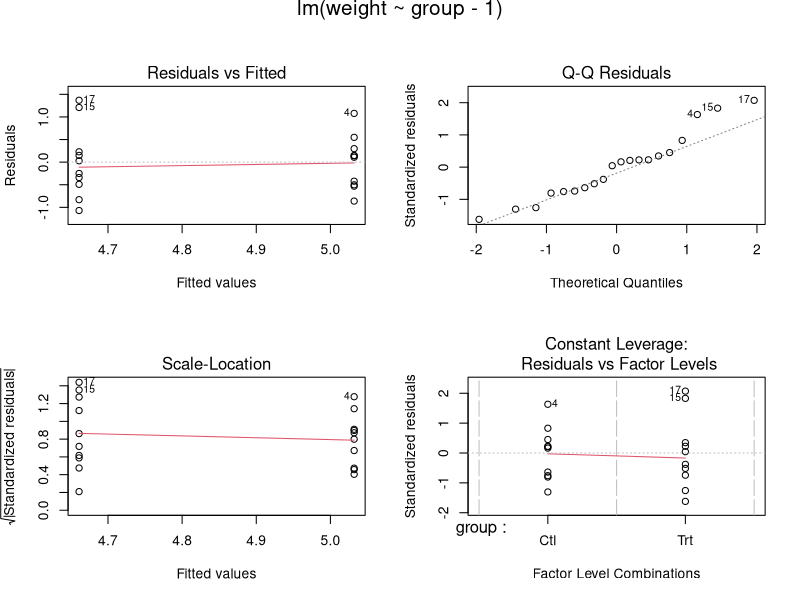

The R source for this figure:
# another regression
ctl <- c(4.17,5.58,5.18,6.11,4.50,4.61,5.17,4.53,5.33,5.14)
trt <- c(4.81,4.17,4.41,3.59,5.87,3.83,6.03,4.89,4.32,4.69)
group <- gl(2,10,20, labels=c("Ctl","Trt"))
weight <- c(ctl, trt)
lm.D9 <- lm(weight ~ group)
lm.D90 <- lm(weight ~ group - 1) # omitting intercept

anova(lm.D9)
summary(lm.D90)

opar <- par(mfrow = c(2,2), oma = c(0, 0, 1.1, 0))
plot(lm.D90)
# plot(lm.D9, las = 1)      # Residuals, Fitted, ...
par(opar)